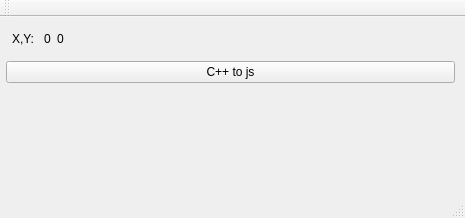
<?xml version="1.0" encoding="UTF-8"?>
<ui version="4.0">
 <class>mainWindow</class>
 <widget class="QMainWindow" name="mainWindow">
  <property name="geometry">
   <rect>
    <x>0</x>
    <y>0</y>
    <width>465</width>
    <height>218</height>
   </rect>
  </property>
  <property name="windowTitle">
   <string>mainWindow</string>
  </property>
  <widget class="QWidget" name="centralWidget">
   <property name="sizePolicy">
    <sizepolicy hsizetype="MinimumExpanding" vsizetype="MinimumExpanding">
     <horstretch>0</horstretch>
     <verstretch>0</verstretch>
    </sizepolicy>
   </property>
   <widget class="QWidget" name="verticalLayoutWidget">
    <property name="geometry">
     <rect>
      <x>0</x>
      <y>0</y>
      <width>461</width>
      <height>281</height>
     </rect>
    </property>
    <layout class="QVBoxLayout" name="verticalLayout">
     <property name="sizeConstraint">
      <enum>QLayout::SetMaximumSize</enum>
     </property>
     <property name="leftMargin">
      <number>6</number>
     </property>
     <property name="topMargin">
      <number>6</number>
     </property>
     <property name="rightMargin">
      <number>6</number>
     </property>
     <property name="bottomMargin">
      <number>6</number>
     </property>
     <item>
      <layout class="QHBoxLayout" name="horizontalLayout">
       <property name="leftMargin">
        <number>6</number>
       </property>
       <property name="topMargin">
        <number>6</number>
       </property>
       <property name="rightMargin">
        <number>6</number>
       </property>
       <property name="bottomMargin">
        <number>6</number>
       </property>
       <item>
        <widget class="QLabel" name="label">
         <property name="text">
          <string>X,Y: </string>
         </property>
        </widget>
       </item>
       <item>
        <widget class="QLabel" name="labelX">
         <property name="text">
          <string>0</string>
         </property>
        </widget>
       </item>
       <item>
        <widget class="QLabel" name="labelY">
         <property name="text">
          <string>0</string>
         </property>
        </widget>
       </item>
       <item>
        <spacer name="horizontalSpacer">
         <property name="orientation">
          <enum>Qt::Horizontal</enum>
         </property>
         <property name="sizeHint" stdset="0">
          <size>
           <width>40</width>
           <height>20</height>
          </size>
         </property>
        </spacer>
       </item>
      </layout>
     </item>
     <item>
      <widget class="QPushButton" name="pushButton">
       <property name="text">
        <string>C++ to js</string>
       </property>
      </widget>
     </item>
     <item>
      <widget class="HtmlPage" name="widgetHtmlPage" native="true">
       <property name="sizePolicy">
        <sizepolicy hsizetype="MinimumExpanding" vsizetype="MinimumExpanding">
         <horstretch>0</horstretch>
         <verstretch>0</verstretch>
        </sizepolicy>
       </property>
       <property name="minimumSize">
        <size>
         <width>100</width>
         <height>100</height>
        </size>
       </property>
      </widget>
     </item>
    </layout>
   </widget>
  </widget>
  <widget class="QMenuBar" name="menuBar">
   <property name="geometry">
    <rect>
     <x>0</x>
     <y>0</y>
     <width>465</width>
     <height>34</height>
    </rect>
   </property>
  </widget>
  <widget class="QToolBar" name="mainToolBar">
   <attribute name="toolBarArea">
    <enum>TopToolBarArea</enum>
   </attribute>
   <attribute name="toolBarBreak">
    <bool>false</bool>
   </attribute>
  </widget>
  <widget class="QStatusBar" name="statusBar"/>
 </widget>
 <layoutdefault spacing="6" margin="11"/>
 <customwidgets>
  <customwidget>
   <class>HtmlPage</class>
   <extends>QWidget</extends>
   <header>htmlpage.h</header>
   <container>1</container>
  </customwidget>
 </customwidgets>
 <resources/>
 <connections/>
</ui>
